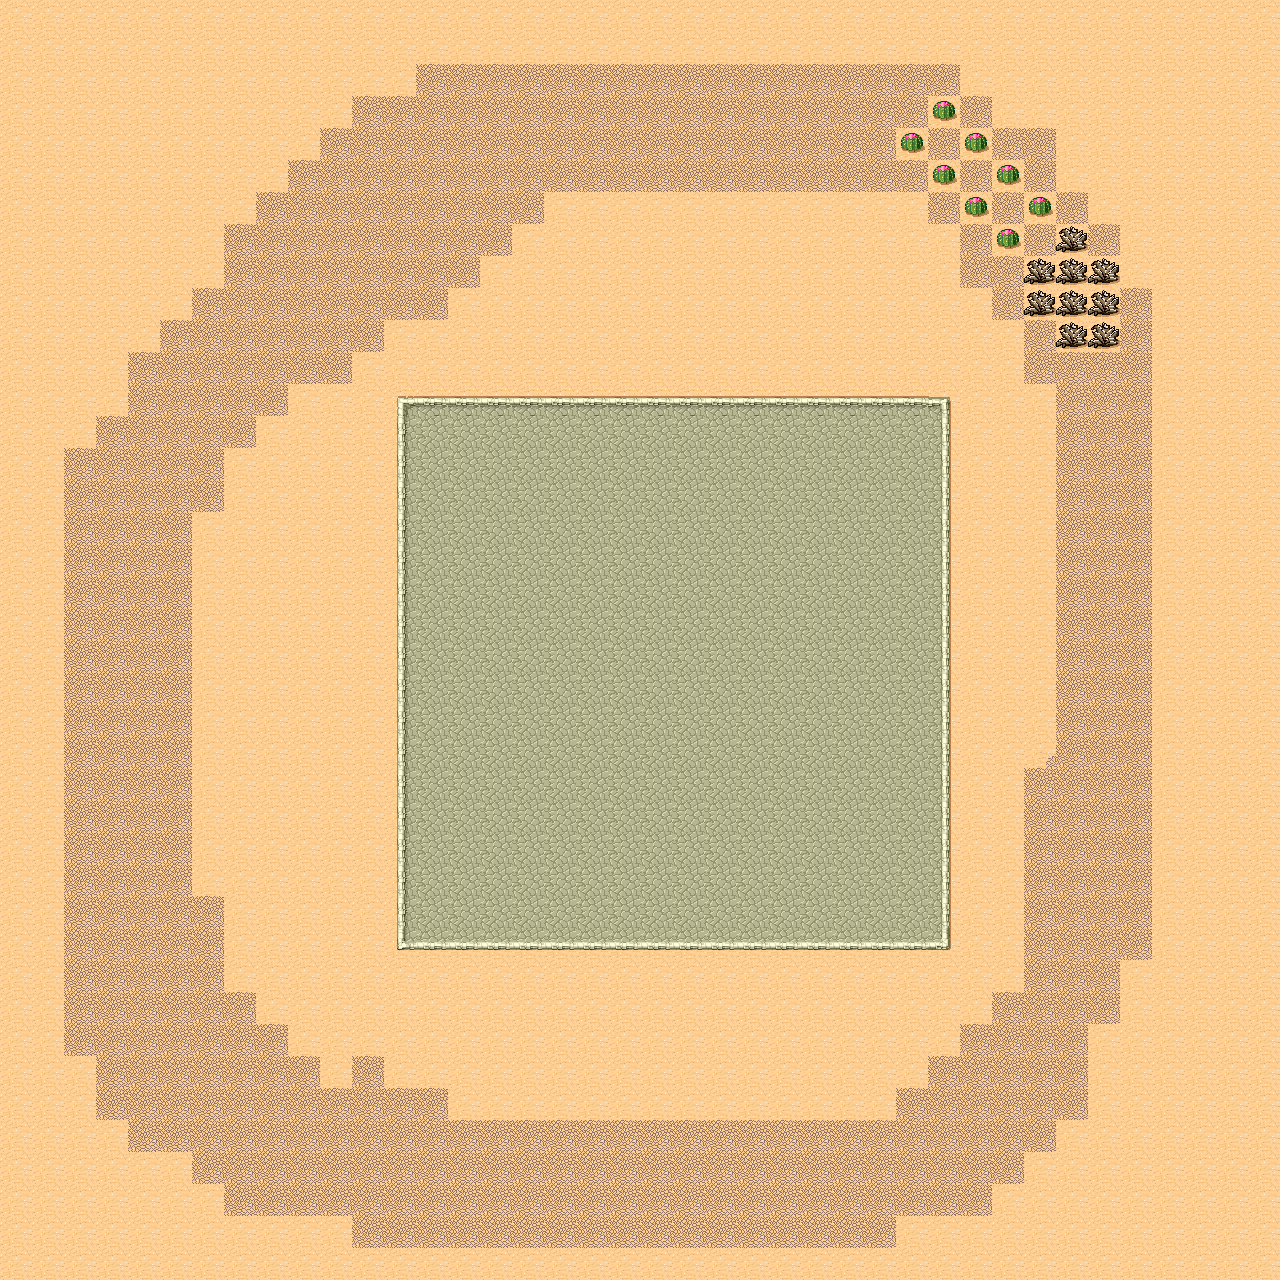

The image is a tile-based game level rendered from a .tmx file. Its description and source (layers, tilesets, objects; grid data summarised) follow:
An orthogonal 40x40 tile map with 32x32 px tiles, 3 tile layers (Ground, creaters, Pallets).

<map version="1.0" orientation="orthogonal" width="40" height="40" tilewidth="32" tileheight="32">
 <tileset firstgid="1" name="Desert" tilewidth="32" tileheight="32" spacing="1" margin="1">
  <image source="tmw_desert_spacing.png" width="265" height="199" />
  <tile id="0">
   <properties>
    <property name="obstacle" value="1" />
   </properties>
  </tile>
  <tile id="30">
   <properties>
    <property name="foodtype" value="1" />
   </properties>
  </tile>
  <tile id="38">
   <properties>
    <property name="Creatercolour" value="1" />
   </properties>
  </tile>
 </tileset>
 <layer name="Ground" width="40" height="40">
  <data>[1600 cells, 1600 non-empty, 12 distinct tile ids]</data>
 </layer>
 <layer name="creaters" width="40" height="40">
  <data>[1600 cells, 9 non-empty, 1 distinct tile ids]</data>
 </layer>
 <layer name="Pallets" width="40" height="40">
  <data>[1600 cells, 8 non-empty, 1 distinct tile ids]</data>
 </layer>
</map>
